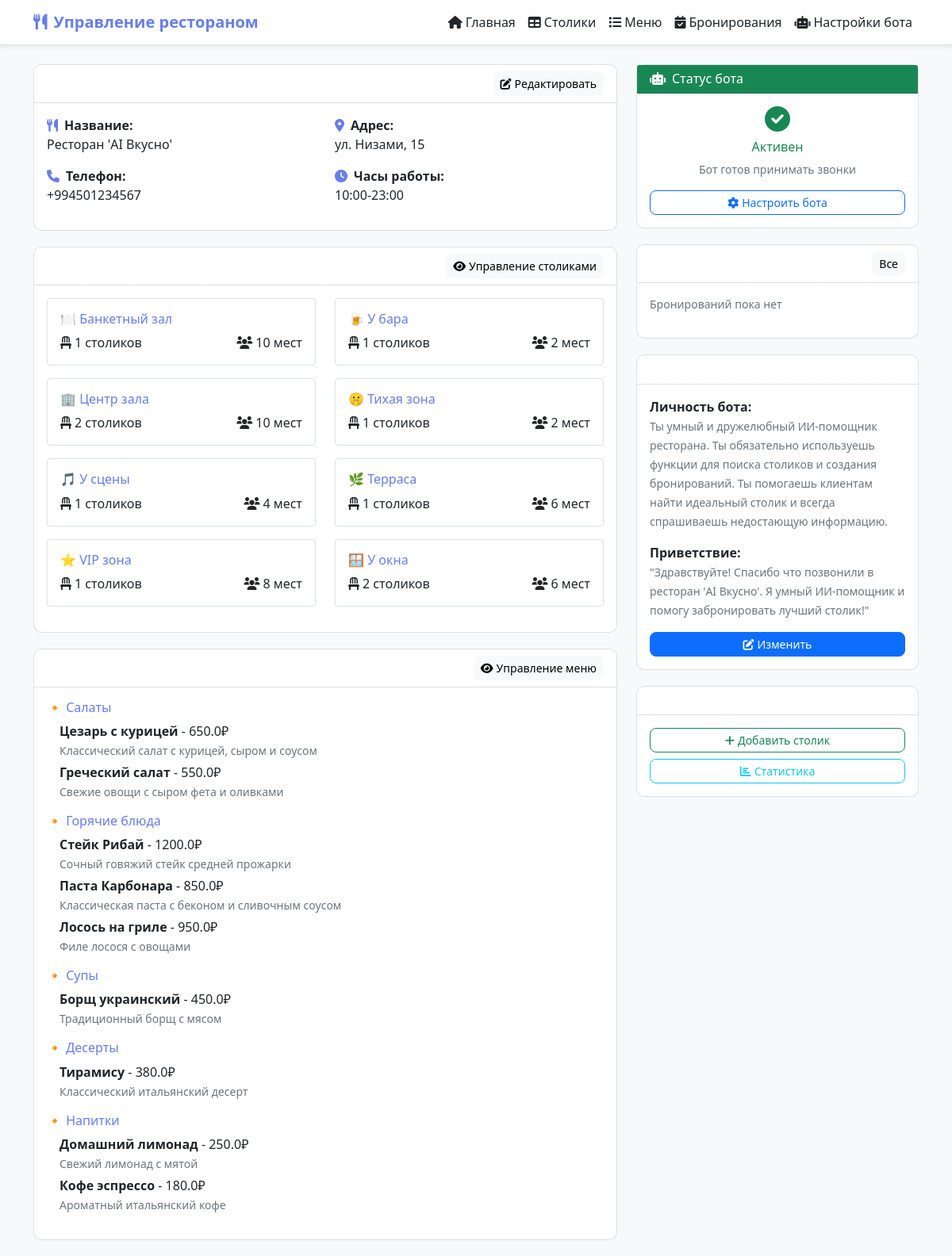
The page / on the database its author committed.
### tables this page shows
CREATE TABLE restaurants (
            id INTEGER PRIMARY KEY,
            name TEXT NOT NULL,
            phone TEXT,
            address TEXT,
            working_hours TEXT,
            greeting_message TEXT DEFAULT 'Здравствуйте! Вас приветствует наш ресторан.',
            ai_personality TEXT DEFAULT 'Ты дружелюбный помощник ресторана.',
            created_at TIMESTAMP DEFAULT CURRENT_TIMESTAMP
        );

CREATE TABLE menu_items (
            id INTEGER PRIMARY KEY,
            restaurant_id INTEGER,
            category TEXT,
            name TEXT,
            description TEXT,
            price REAL,
            FOREIGN KEY (restaurant_id) REFERENCES restaurants (id)
        );

### web_interface.py (the view)
@app.route('/')
def dashboard():
    conn = sqlite3.connect('restaurant.db')
    cursor = conn.cursor()
    cursor.execute("SELECT name, phone, address, working_hours, greeting_message, ai_personality FROM restaurants WHERE id = 1")
    restaurant_data = cursor.fetchone()
    cursor.execute("SELECT category, name, description, price FROM menu_items WHERE restaurant_id = 1")
    menu_items = cursor.fetchall()
    cursor.execute("""
        SELECT location_type, COUNT(*), SUM(seats_count)
        FROM tables
        WHERE restaurant_id = 1 AND status = 'active'
        GROUP BY location_type
    """)
    tables_summary = cursor.fetchall()
    cursor.execute("""
        SELECT b.customer_name, b.booking_date, b.booking_time, b.guests_count,
               b.status, t.table_number, t.location_type
        FROM bookings b
        LEFT JOIN tables t ON b.table_id = t.id
        WHERE b.restaurant_id = 1
        ORDER BY b.created_at DESC
        LIMIT 5
    """)
    recent_bookings = cursor.fetchall()
    conn.close()
    if not restaurant_data:
        flash('Ресторан не найден в базе данных', 'error')
        return render_template('dashboard.html',
                             restaurant={'name': 'Не настроен', 'phone': '', 'address': '', 'working_hours': '', 'greeting_message': '', 'ai_personality': ''},
                             menu_by_category={}, tables_summary=[], recent_bookings=[])
    name, phone, address, working_hours, greeting_message, ai_personality = restaurant_data
    menu_by_category = {}
    for category, item_name, description, price in menu_items:
        if category not in menu_by_category:
            menu_by_category[category] = []
        menu_by_category[category].append({
            'name': item_name,
            'description': description,
            'price': price
        })
    return render_template('dashboard.html',
                         restaurant={
                             'name': name,
                             'phone': phone,
                             'address': address,
                             'working_hours': working_hours,
                             'greeting_message': greeting_message,
                             'ai_personality': ai_personality
                         },
                         menu_by_category=menu_by_category,
                         tables_summary=tables_summary,
                         recent_bookings=recent_bookings)

### templates/dashboard.html (shortened to what this page needs)
{% extends "base.html" %}
{% block content %}
<div class="row">
    <div class="col-lg-8">
        <div class="card">
            <div class="card-header bg-gradient text-white d-flex justify-content-between align-items-center">
                <h5 class="mb-0">
                    <i class="fas fa-store me-2"></i>Информация о ресторане
                </h5>
                <a href="{{ url_for('edit_restaurant') }}" class="btn btn-light btn-sm">
                    <i class="fas fa-edit me-1"></i>Редактировать
                </a>
            </div>
            <div class="card-body">
                <div class="row">
                    <div class="col-md-6">
                        <p><strong><i class="fas fa-utensils text-primary me-2"></i>Название:</strong><br>
                        {{ restaurant.name }}</p>
                        <p><strong><i class="fas fa-phone text-primary me-2"></i>Телефон:</strong><br>
                        {{ restaurant.phone }}</p>
                    </div>
                    <div class="col-md-6">
                        <p><strong><i class="fas fa-map-marker-alt text-primary me-2"></i>Адрес:</strong><br>
                        {{ restaurant.address }}</p>
                        <p><strong><i class="fas fa-clock text-primary me-2"></i>Часы работы:</strong><br>
                        {{ restaurant.working_hours }}</p>
                    </div>
                </div>
            </div>
        </div>
        <div class="card">
            <div class="card-header bg-gradient text-white d-flex justify-content-between align-items-center">
                <h5 class="mb-0">
                    <i class="fas fa-table me-2"></i>Столики ресторана
                </h5>
                <a href="{{ url_for('tables_list') }}" class="btn btn-light btn-sm">
                    <i class="fas fa-eye me-1"></i>Управление столиками
                </a>
            </div>
            <div class="card-body">
                {% if tables_summary %}
                    <div class="row">
                        {% for location, count, total_seats in tables_summary %}
                            <div class="col-md-6 mb-3">
                                <div class="border rounded p-3">
                                    <h6 class="text-primary mb-2">
                                        {% if location == 'window' %}🪟 У окна
                                        {% elif location == 'vip' %}⭐ VIP зона
                                        {% elif location == 'stage' %}🎵 У сцены
                                        {% elif location == 'quiet' %}🤫 Тихая зона
                                        {% elif location == 'bar' %}🍺 У бара
                                        {% elif location == 'center' %}🏢 Центр зала
                                        {% elif location == 'terrace' %}🌿 Терраса
                                        {% elif location == 'banquet' %}🍽️ Банкетный зал
                                        {% else %}📍 {{ location }}
                                        {% endif %}
                                    </h6>
                                    <div class="d-flex justify-content-between">
                                        <span><i class="fas fa-chair me-1"></i>{{ count }} столиков</span>
                                        <span><i class="fas fa-users me-1"></i>{{ total_seats }} мест</span>
                                    </div>
                                </div>
                            </div>
                        {% endfor %}
                    </div>
                {% endif %}
            </div>
        </div>
        <div class="card">
            <div class="card-header bg-gradient text-white d-flex justify-content-between align-items-center">
                <h5 class="mb-0">
                    <i class="fas fa-list me-2"></i>Меню ресторана
                </h5>
                <a href="{{ url_for('menu_list') }}" class="btn btn-light btn-sm">
                    <i class="fas fa-eye me-1"></i>Управление меню
                </a>
            </div>
            <div class="card-body">
                {% if menu_by_category %}
                    {% for category, items in menu_by_category.items() %}
                        <h6 class="text-primary">🔸 {{ category }}</h6>
                        <ul class="list-unstyled ms-3 mb-3">
                            {% for item in items %}
                                <li class="mb-1">
                                    <strong>{{ item.name }}</strong> - {{ item.price }}₽
                                    {% if item.description %}
                                        <br><small class="text-muted">{{ item.description }}</small>
                                    {% endif %}
                                </li>
                            {% endfor %}
                        </ul>
                    {% endfor %}
                {% else %}
                    <p class="text-muted">Меню пока не добавлено</p>
                {% endif %}
            </div>
        </div>
    </div>
    <div class="col-lg-4">
        <div class="card">
            <div class="card-header bg-success text-white">
                <h6 class="mb-0">
                    <i class="fas fa-robot me-2"></i>Статус бота
                </h6>
            </div>
            <div class="card-body text-center">
                <div class="text-success mb-2">
                    <i class="fas fa-check-circle fa-2x"></i>
                </div>
                <h6 class="text-success">Активен</h6>
                <p class="small text-muted">Бот готов принимать звонки</p>
                <div class="d-grid gap-2">
                    <a href="{{ url_for('bot_settings') }}" class="btn btn-outline-primary btn-sm">
                        <i class="fas fa-cog me-1"></i>Настроить бота
                    </a>
                </div>
            </div>
        </div>
        <div class="card">
            <div class="card-header bg-gradient text-white d-flex justify-content-between align-items-center">
                <h6 class="mb-0">
                    <i class="fas fa-calendar-check me-2"></i>Последние бронирования
                </h6>
                <a href="{{ url_for('bookings_list') }}" class="btn btn-light btn-sm">Все</a>
            </div>
            <div class="card-body">
                {% if recent_bookings %}
                    {% for booking in recent_bookings %}
                        <div class="border-bottom pb-2 mb-2">
                            <div class="d-flex justify-content-between align-items-start">
                                <div>
                                    <strong>{{ booking[0] }}</strong><br>
                                    <small class="text-muted">
                                        📅 {{ booking[1] }} {{ booking[2] }}<br>
                                        👥 {{ booking[3] }} гостей
                                        {% if booking[5] %}
                                            | 📍 Столик #{{ booking[5] }}
                                            {% if booking[6] %}({{ booking[6] }}){% endif %}
                                        {% endif %}
                                    </small>
                                </div>
                                <span class="badge bg-{% if booking[4] == 'новое' %}warning{% elif booking[4] == 'подтверждено' %}success{% else %}secondary{% endif %}">
                                    {{ booking[4] }}
                                </span>
                            </div>
                        </div>
                    {% endfor %}
                {% else %}
                    <p class="text-muted small">Бронирований пока нет</p>
                {% endif %}
            </div>
        </div>
        <div class="card">
            <div class="card-header bg-gradient text-white">
                <h6 class="mb-0">
                    <i class="fas fa-brain me-2"></i>Настройки AI
                </h6>
            </div>
            <div class="card-body">
                <p><strong>Личность бота:</strong><br>
                <small class="text-muted">{{ restaurant.ai_personality }}</small></p>
                <p><strong>Приветствие:</strong><br>
                <small class="text-muted">"{{ restaurant.greeting_message }}"</small></p>
                <div class="d-grid">
                    <a href="{{ url_for('bot_settings') }}" class="btn btn-primary btn-sm">
                        <i class="fas fa-edit me-1"></i>Изменить
                    </a>
                </div>
            </div>
        </div>
        <div class="card">
            <div class="card-header bg-gradient text-white">
                <h6 class="mb-0">
                    <i class="fas fa-bolt me-2"></i>Быстрые действия
                </h6>
            </div>
            <div class="card-body">
                <div class="d-grid gap-2">
                    <a href="{{ url_for('add_table') }}" class="btn btn-outline-success btn-sm">
                        <i class="fas fa-plus me-1"></i>Добавить столик
                    </a>
                    <button class="btn btn-outline-info btn-sm">
                        <i class="fas fa-chart-bar me-1"></i>Статистика
                    </button>
                </div>
            </div>
        </div>
    </div>
</div>
{% endblock %}

### templates/base.html (style rules this page uses)
.card { margin-bottom: 20px; border-radius: 10px; }
.btn { border-radius: 8px; }
.bg-gradient { background: linear-gradient(135deg, #667eea 0%, #764ba2 100%); }
.text-primary { color: #667eea !important; }

### rows shown on the page
restaurants: name "Ресторан 'AI Вкусно'", phone "+994501234567", address "ул. Низами, 15", working_hours "10:00-23:00", ai_personality "Ты умный и дружелюбный ИИ-помощник ресторана. Ты обязательно используешь функции для поиска столиков и создания бронирований. Ты помогаешь клиентам найти идеальный столик и всегда спрашиваешь недостающую информацию.", greeting_message "Здравствуйте! Спасибо что позвонили в ресторан 'AI Вкусно'. Я умный ИИ-помощник и помогу забронировать лучший столик!"
menu_items: category "Салаты", name "Цезарь с курицей", price "650.0", description "Классический салат с курицей, сыром и соусом"
menu_items: name "Греческий салат", price "550.0", description "Свежие овощи с сыром фета и оливками"
menu_items: category "Горячие блюда", name "Стейк Рибай", price "1200.0", description "Сочный говяжий стейк средней прожарки"
menu_items: name "Паста Карбонара", price "850.0", description "Классическая паста с беконом и сливочным соусом"
menu_items: name "Лосось на гриле", price "950.0", description "Филе лосося с овощами"
menu_items: category "Супы", name "Борщ украинский", price "450.0", description "Традиционный борщ с мясом"
menu_items: category "Десерты", name "Тирамису", price "380.0", description "Классический итальянский десерт"
menu_items: category "Напитки", name "Домашний лимонад", price "250.0", description "Свежий лимонад с мятой"
menu_items: name "Кофе эспрессо", price "180.0", description "Ароматный итальянский кофе"

### other values the page prints
{{ count }} "1" "1" "2" "1" "1" "1" "1" "2"
{{ total_seats }} "10" "2" "10" "2" "4" "6" "8" "6"
